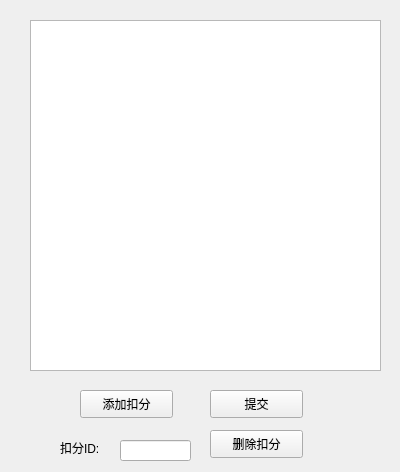
<?xml version="1.0" encoding="UTF-8"?>
<ui version="4.0">
 <class>FormDetail</class>
 <widget class="QWidget" name="FormDetail">
  <property name="geometry">
   <rect>
    <x>0</x>
    <y>0</y>
    <width>400</width>
    <height>472</height>
   </rect>
  </property>
  <property name="windowTitle">
   <string>Form</string>
  </property>
  <widget class="QPushButton" name="pushButton">
   <property name="geometry">
    <rect>
     <x>80</x>
     <y>390</y>
     <width>93</width>
     <height>28</height>
    </rect>
   </property>
   <property name="text">
    <string>添加扣分</string>
   </property>
  </widget>
  <widget class="QTableView" name="tableView">
   <property name="geometry">
    <rect>
     <x>30</x>
     <y>20</y>
     <width>351</width>
     <height>351</height>
    </rect>
   </property>
  </widget>
  <widget class="QPushButton" name="pushButton_2">
   <property name="geometry">
    <rect>
     <x>210</x>
     <y>390</y>
     <width>93</width>
     <height>28</height>
    </rect>
   </property>
   <property name="text">
    <string>提交</string>
   </property>
  </widget>
  <widget class="QLabel" name="label">
   <property name="geometry">
    <rect>
     <x>60</x>
     <y>440</y>
     <width>72</width>
     <height>15</height>
    </rect>
   </property>
   <property name="text">
    <string>扣分ID:</string>
   </property>
  </widget>
  <widget class="QLineEdit" name="lineEdit">
   <property name="geometry">
    <rect>
     <x>120</x>
     <y>440</y>
     <width>71</width>
     <height>21</height>
    </rect>
   </property>
  </widget>
  <widget class="QPushButton" name="pushButton_3">
   <property name="geometry">
    <rect>
     <x>210</x>
     <y>430</y>
     <width>93</width>
     <height>28</height>
    </rect>
   </property>
   <property name="text">
    <string>删除扣分</string>
   </property>
  </widget>
 </widget>
 <resources/>
 <connections/>
</ui>
